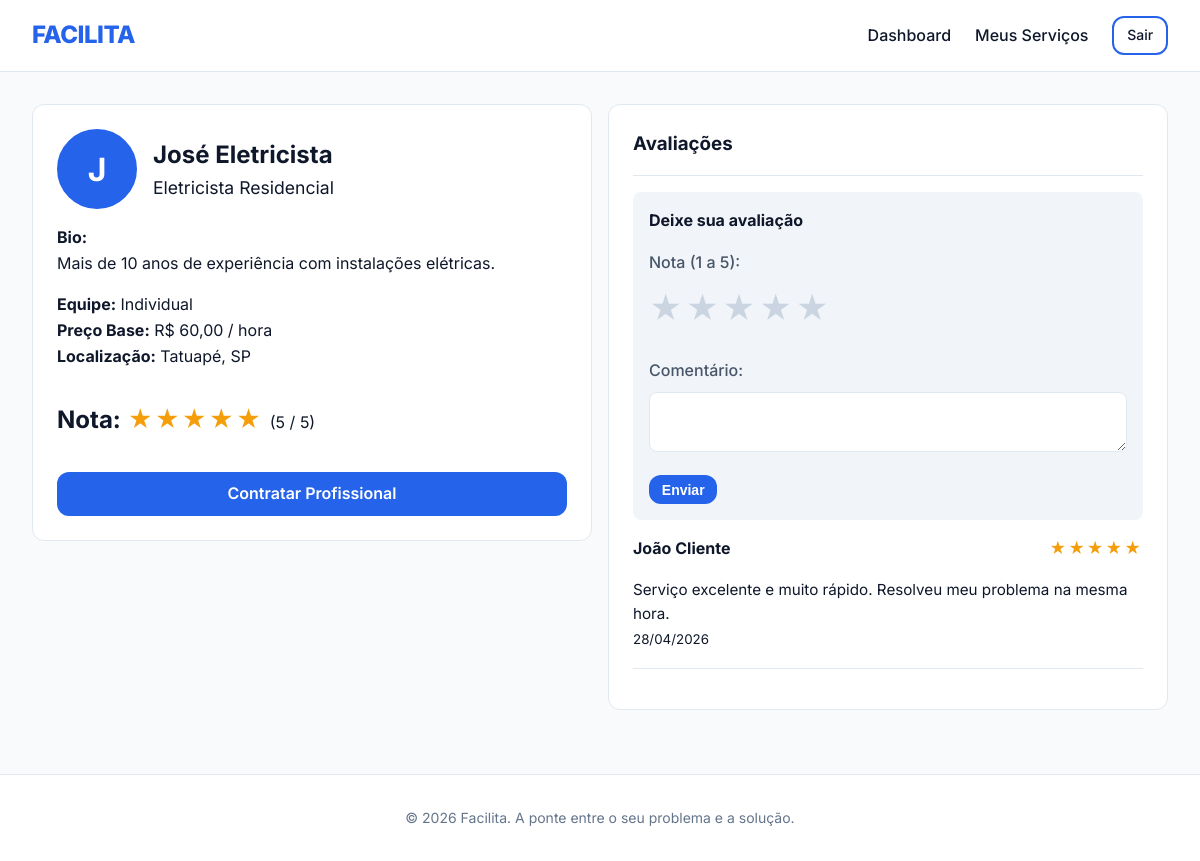
The page /profile.php?id=5 (signed in) on the database its author committed.
### tables this page shows
CREATE TABLE IF NOT EXISTS provider_profiles (
    id INT AUTO_INCREMENT PRIMARY KEY,
    user_id INT NOT NULL,
    specialty VARCHAR(255) NOT NULL,
    team_size ENUM('Individual', 'Equipe') NOT NULL DEFAULT 'Individual',
    bio TEXT,
    hourly_rate DECIMAL(10, 2),
    location_name VARCHAR(255),
    lat DECIMAL(10, 6) DEFAULT 0.000000,
    lng DECIMAL(10, 6) DEFAULT 0.000000,
    FOREIGN KEY (user_id) REFERENCES users(id) ON DELETE CASCADE
);

CREATE TABLE IF NOT EXISTS users (
    id INT AUTO_INCREMENT PRIMARY KEY,
    nome VARCHAR(255) NOT NULL,
    email VARCHAR(255) NOT NULL UNIQUE,
    senha VARCHAR(255) NOT NULL,
    role ENUM('client', 'provider') NOT NULL,
    profile_picture VARCHAR(255) DEFAULT NULL,
    reset_token VARCHAR(255) DEFAULT NULL,
    reset_expires DATETIME DEFAULT NULL,
    created_at TIMESTAMP DEFAULT CURRENT_TIMESTAMP
);

CREATE TABLE IF NOT EXISTS reviews (
    id INT AUTO_INCREMENT PRIMARY KEY,
    service_id INT NOT NULL,
    reviewer_id INT NOT NULL,
    provider_id INT NOT NULL,
    rating INT NOT NULL CHECK (rating >= 1 AND rating <= 5),
    comment TEXT,
    created_at TIMESTAMP DEFAULT CURRENT_TIMESTAMP,
    FOREIGN KEY (service_id) REFERENCES services(id) ON DELETE CASCADE,
    FOREIGN KEY (reviewer_id) REFERENCES users(id) ON DELETE CASCADE,
    FOREIGN KEY (provider_id) REFERENCES users(id) ON DELETE CASCADE
);

### includes/functions.php (called while the page is built, shortened)
<?php
function getAverageRating($pdo, $provider_id) {
    $stmt = $pdo->prepare("SELECT AVG(rating) as avg_rating FROM reviews WHERE provider_id = ?");
    $stmt->execute([$provider_id]);
    $result = $stmt->fetch();
    return $result['avg_rating'] ? round($result['avg_rating'], 1) : 0;
}
?>

### profile.php (the view, shortened to what this page needs)
<?php
require_once "includes/db.php";
require_once "includes/functions.php";
$provider_id = $_GET['id'] ?? null;
$stmt = $pdo->prepare("
    SELECT p.*, u.nome, u.email, u.profile_picture
    FROM provider_profiles p
    JOIN users u ON p.user_id = u.id
    WHERE u.id = ? AND u.role = 'provider'
");
$stmt->execute([$provider_id]);
$provider = $stmt->fetch();
$avg_rating = getAverageRating($pdo, $provider_id);
$stmt = $pdo->prepare("
    SELECT r.*, u.nome as reviewer_name
    FROM reviews r
    JOIN users u ON r.reviewer_id = u.id
    WHERE r.provider_id = ?
    ORDER BY r.created_at DESC
");
$stmt->execute([$provider_id]);
$reviews = $stmt->fetchAll();
$can_review = false;
if (isset($_SESSION['user_id']) && $_SESSION['role'] === 'client') {
    $stmt = $pdo->prepare("SELECT id FROM services WHERE client_id = ? AND provider_id = ? AND status = 'Finalizado' LIMIT 1");
    $stmt->execute([$_SESSION['user_id'], $provider_id]);
    if ($stmt->fetch()) {
        $can_review = true;
    }
}
require_once "includes/header.php";
?>
<div class="grid grid-cols-2 gap-1 mb-2">
    <div>
        <div class="data-card">
            <div style="display: flex; align-items: center; gap: 1rem; margin-bottom: 1rem;">
                <?php if (!empty($provider['profile_picture'])): ?>
                    <img src="uploads/profile_pictures/<?= htmlspecialchars($provider['profile_picture']) ?>" alt="Foto de Perfil" style="width: 80px; height: 80px; border-radius: 50%; object-fit: cover; border: 2px solid var(--primary);">
                <?php else: ?>
                    <div style="width: 80px; height: 80px; border-radius: 50%; background: var(--primary); color: white; display: flex; align-items: center; justify-content: center; font-size: 2rem; font-weight: bold; border: 2px solid var(--primary);">
                        <?= strtoupper(substr($provider['nome'], 0, 1)) ?>
                    </div>
                <?php endif; ?>
                <div>
                    <h2 style="margin: 0;"><?= htmlspecialchars($provider['nome']) ?></h2>
                    <p class="text-muted" style="font-size: 1.1rem; margin: 0;"><?= htmlspecialchars($provider['specialty']) ?></p>
                </div>
            </div>
            <p><strong>Bio:</strong><br><?= nl2br(htmlspecialchars($provider['bio'])) ?></p>
            <div class="mt-1">
                <strong>Equipe:</strong> <?= htmlspecialchars($provider['team_size']) ?><br>
                <strong>Preço Base:</strong> R$ <?= number_format($provider['hourly_rate'], 2, ',', '.') ?> / hora<br>
                <strong>Localização:</strong> <?= htmlspecialchars($provider['location_name']) ?>
            </div>
            <div class="mt-2" style="font-size: 1.5rem;">
                <strong>Nota:</strong> <span class="stars"><?= str_repeat('★', round($avg_rating)) ?></span>
                <span class="text-muted" style="font-size:1rem;">(<?= $avg_rating ?> / 5)</span>
            </div>
            <?php if (isset($_SESSION['user_id']) && $_SESSION['role'] === 'client'): ?>
                <a href="post_service.php?provider_id=<?= $provider_id ?>" class="btn btn-primary btn-block mt-2">Contratar Profissional</a>
            <?php endif; ?>
        </div>
    </div>
    <div>
        <div class="data-card" style="height: 100%;">
            <h3>Avaliações</h3>
            <hr style="margin: 1rem 0; border: none; border-top: 1px solid var(--border-color);">
            <?php if ($can_review): ?>
                <div style="background: #f1f5f9; padding: 1rem; border-radius: 8px; margin-bottom: 1rem;">
                    <h4>Deixe sua avaliação</h4>
                    <form method="POST">
                        <div class="form-group mb-1 mt-1">
                            <label style="margin-bottom: 0.5rem; display: block;">Nota (1 a 5):</label>
                            <div class="star-rating">
                                <label for="star5" title="5 estrelas">★</label>
                                <label for="star4" title="4 estrelas">★</label>
                                <label for="star3" title="3 estrelas">★</label>
                                <label for="star2" title="2 estrelas">★</label>
                                <label for="star1" title="1 estrela">★</label>
                            </div>
                        </div>
                        <div class="form-group mb-1">
                            <label>Comentário:</label>
                            <textarea name="comment" class="form-control" rows="2" required></textarea>
                        </div>
                        <button type="submit" name="submit_review" class="btn btn-primary btn-sm">Enviar</button>
                    </form>
                </div>
            <?php endif; ?>
            <div style="max-height: 400px; overflow-y: auto;">
                <?php if (empty($reviews)): ?>
                    <p class="text-muted">Nenhuma avaliação ainda.</p>
                <?php else: ?>
                    <?php foreach ($reviews as $r): ?>
                        <div style="margin-bottom: 1rem; padding-bottom: 1rem; border-bottom: 1px solid var(--border-color);">
                            <div style="display: flex; justify-content: space-between;">
                                <strong><?= htmlspecialchars($r['reviewer_name']) ?></strong>
                                <span class="stars"><?= str_repeat('★', $r['rating']) ?></span>
                            </div>
                            <p class="mt-1" style="font-size: 0.95rem;"><?= nl2br(htmlspecialchars($r['comment'])) ?></p>
                            <small class="text-muted"><?= date('d/m/Y', strtotime($r['created_at'])) ?></small>
                        </div>
                    <?php endforeach; ?>
                <?php endif; ?>
            </div>
        </div>
    </div>
</div>
<?php require_once "includes/footer.php"; ?>

### assets/css/style.css (style rules this page uses)
:root { --primary: #2563eb; --primary-light: #60a5fa; --primary-dark: #1d4ed8; --secondary: #475569; --bg-color: #f8fafc; --card-bg: #ffffff; --text-main: #0f172a; --text-muted: #64748b; --border-color: #e2e8f0; --success: #10b981; --warning: #f59e0b; --danger: #ef4444; --transition: all 0.3s ease; --radius: 12px; }
* { margin: 0; padding: 0; box-sizing: border-box; }
body { font-family: 'Inter', -apple-system, BlinkMacSystemFont, "Segoe UI", Roboto, Helvetica, Arial, sans-serif; background-color: var(--bg-color); color: var(--text-main); line-height: 1.6; display: flex; flex-direction: column; min-height: 100vh; }
.btn { display: inline-block; padding: 0.6rem 1.2rem; border-radius: var(--radius); text-decoration: none; font-weight: 600; cursor: pointer; border: none; transition: var(--transition); text-align: center; }
.btn-primary { background-color: var(--primary); color: white; }
.btn-sm { padding: 0.4rem 0.8rem; font-size: 0.875rem; }
.btn-block { display: block; width: 100%; }
.form-group { margin-bottom: 1.2rem; }
.form-group label { display: block; margin-bottom: 0.5rem; font-weight: 500; color: var(--secondary); }
.form-control { width: 100%; padding: 0.8rem; border: 1px solid var(--border-color); border-radius: 8px; font-family: inherit; transition: var(--transition); }
.grid { display: grid; gap: 1.5rem; }
.grid-cols-2 { grid-template-columns: repeat(2, 1fr); }
.data-card { background: var(--card-bg); border: 1px solid var(--border-color); border-radius: var(--radius); padding: 1.5rem; transition: var(--transition); display: flex; flex-direction: column; }
.mt-1 { margin-top: 1rem; }
.mt-2 { margin-top: 2rem; }
.mb-1 { margin-bottom: 1rem; }
.mb-2 { margin-bottom: 2rem; }
.gap-1 { gap: 1rem; }
.stars { color: var(--warning); letter-spacing: 2px; }
.star-rating { display: inline-flex; flex-direction: row-reverse; font-size: 2rem; gap: 0.2rem; }
.star-rating label { color: #cbd5e1; cursor: pointer; transition: var(--transition); }

### rows shown on the page
provider_profiles: user.nome "J", user.nome "José Eletricista", specialty "Eletricista Residencial", bio "Mais de 10 anos de experiência com instalações elétricas.", team_size "Individual", hourly_rate "60,00", location_name "Tatuapé, SP"
reviews: reviewer.nome "João Cliente", rating "★★★★★", comment "Serviço excelente e muito rápido. Resolveu meu problema na mesma hora.", created_at "28/04/2026"

### other values the page prints
str_repeat('★', round($avg_rating)) "★★★★★"
$avg_rating "5"
